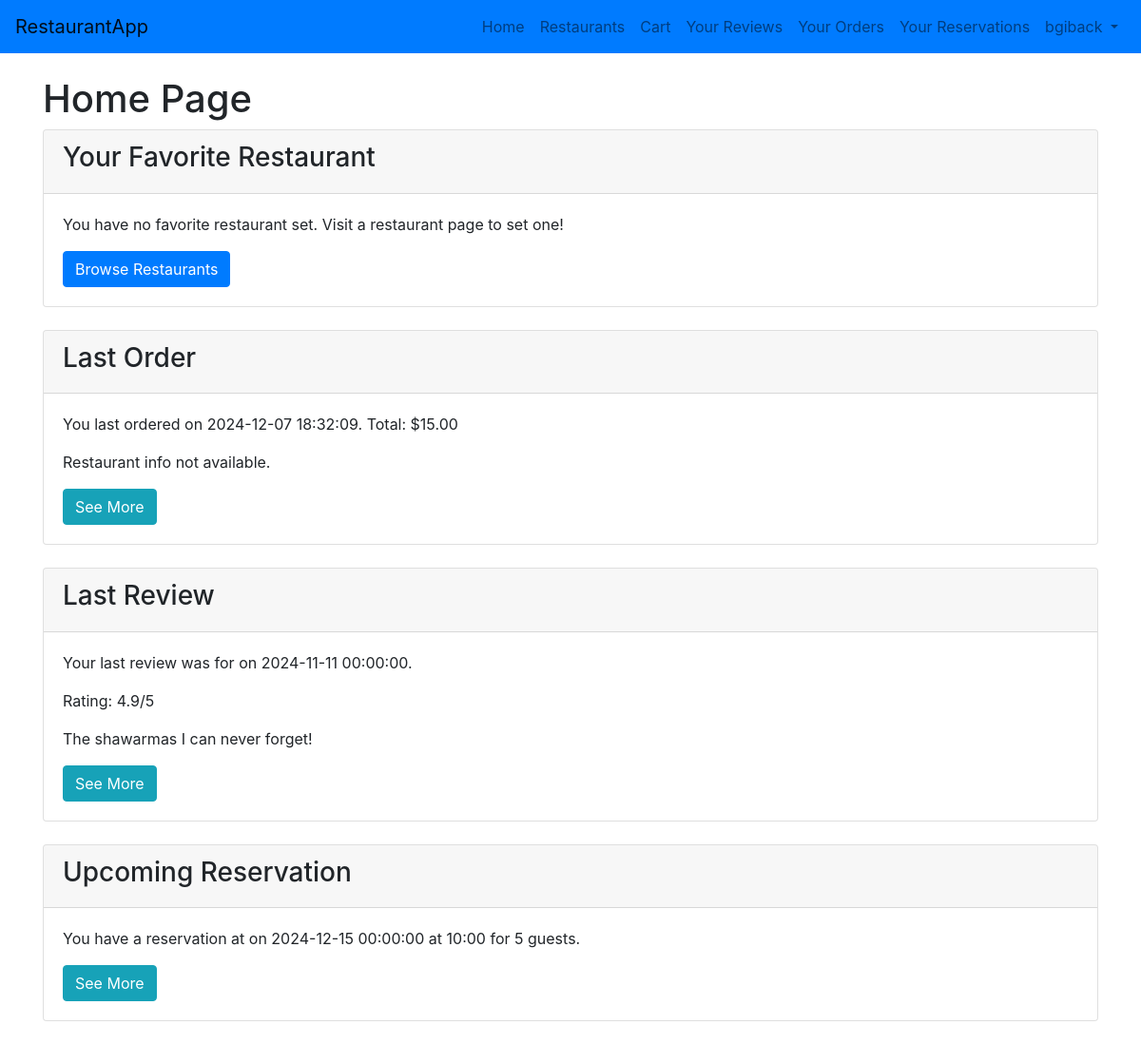
Page /home (signed in) on the committed database.
### tables this page shows
CREATE TABLE User (
    UserID INTEGER PRIMARY KEY AUTOINCREMENT,
    Name VARCHAR(100),
    Email VARCHAR(100) UNIQUE,
    Password VARCHAR(100),
    Phone VARCHAR(15),
    Location VARCHAR(255),
    Longitude DOUBLE, 
    Latitude DOUBLE,
    Role VARCHAR(50) DEFAULT 'customer', -- 'customer', 'restaurant_admin', 'super_admin'
    ManagedRestaurantID INT,
    FOREIGN KEY (ManagedRestaurantID) REFERENCES Restaurant(RestaurantID)
);

CREATE TABLE Orders (
    OrderID INTEGER PRIMARY KEY AUTOINCREMENT,
    UserID INT,
    OrderDate DATETIME,
    OrderTotal DOUBLE,
    DeliveryAddress VARCHAR(255),
    FOREIGN KEY (UserID) REFERENCES User(UserID)
);

CREATE TABLE Review (
    ReviewID INTEGER PRIMARY KEY AUTOINCREMENT,
    UserID INT,
    RestaurantID INT,
    Rating DOUBLE,
    Comment TEXT,
    DatePosted DATETIME,
    FOREIGN KEY (UserID) REFERENCES User(UserID),
    FOREIGN KEY (RestaurantID) REFERENCES Restaurant(RestaurantID)
);

CREATE TABLE Reservation (
    ReservationID INTEGER PRIMARY KEY AUTOINCREMENT,
    UserID INT,
    RestaurantID INT,
    ReservationDate DATE,
    ReservationTime TIME,
    ReservationEndTime TIME,
    NumberOfGuests INT,
    SpecialRequests VARCHAR(255),
    FOREIGN KEY (UserID) REFERENCES User(UserID),
    FOREIGN KEY (RestaurantID) REFERENCES Restaurant(RestaurantID)
);

### app.py (the view)
@app.route('/home')
@login_required
def home():
    if is_super_admin():
        return redirect(url_for('super_admin_home'))
    elif is_restaurant_admin():
        return redirect(url_for('admin_home'))
    conn = get_db_connection()
    fav = conn.execute('SELECT * FROM Favorites WHERE UserID = ?', (current_user.id,)).fetchone()
    favorite_restaurant = None
    if fav:
        favorite_restaurant = conn.execute('SELECT * FROM Restaurant WHERE RestaurantID = ?', (fav['RestaurantID'],)).fetchone()
    last_order = conn.execute('''
        SELECT * FROM Orders
        WHERE UserID = ?
        ORDER BY datetime(OrderDate) DESC
        LIMIT 1
    ''', (current_user.id,)).fetchone()
    last_review = conn.execute('''
        SELECT * FROM Review
        WHERE UserID = ?
        ORDER BY datetime(DatePosted) DESC
        LIMIT 1
    ''', (current_user.id,)).fetchone()
    today = date.today().isoformat()
    upcoming_res = conn.execute('''
        SELECT * FROM Reservation
        WHERE UserID = ?
          AND ReservationDate >= ?
        ORDER BY ReservationDate ASC
        LIMIT 1
    ''', (current_user.id, today)).fetchone()
    conn.close()
    return render_template('home.html',
                           favorite_restaurant=favorite_restaurant,
                           last_order=last_order,
                           last_review=last_review,
                           upcoming_res=upcoming_res)

### app.py (called while the page is built)
def get_db_connection():
    conn = sqlite3.connect(db_path)
    conn.row_factory = sqlite3.Row
    return conn

@login_manager.user_loader
def load_user(user_id):
    return User.get(user_id)

def format_datetime(value):
    try:
        dt = datetime.fromisoformat(value)
        return dt.strftime("%Y-%m-%d %H:%M:%S")
    except ValueError:
        return value  # Return the original value if parsing fails

def is_restaurant_admin():
    return current_user.is_authenticated and current_user.role == 'restaurant_admin'

def is_super_admin():
    return current_user.is_authenticated and current_user.role == 'super_admin'

    @staticmethod
    def get(user_id):
        conn = get_db_connection()
        user = conn.execute('SELECT * FROM User WHERE UserID = ?', (user_id,)).fetchone()
        conn.close()
        if user:
            return User(*user)
        return None

### templates/home.html (shortened to what this page needs)
<!DOCTYPE html>
<html lang="en">
<head>
    <link rel="stylesheet" href="https://stackpath.bootstrapcdn.com/bootstrap/4.5.0/css/bootstrap.min.css">
</head>
<body>
    {% include 'navbar_customer.html' %}
    <div class="container mt-4">
        <h1>Home Page</h1>
        <div class="card mb-4">
            <div class="card-header">
                <h3>Your Favorite Restaurant</h3>
            </div>
            <div class="card-body">
                {% if favorite_rest %}
                    <p><strong>{{ favorite_rest['Name'] }}</strong></p>
                    <a href="{{ url_for('restaurant', restaurant_id=favorite_rest['RestaurantID']) }}" class="btn btn-info">View Details</a>
                    <a href="{{ url_for('unset_favorite', restaurant_id=favorite_rest['RestaurantID']) }}" class="btn btn-danger">Remove Favorite</a>
                {% else %}
                    <p>You have no favorite restaurant set. Visit a restaurant page to set one!</p>
                    <a href="{{ url_for('restaurants') }}" class="btn btn-primary">Browse Restaurants</a>
                {% endif %}
            </div>
        </div>
        <div class="card mb-4">
            <div class="card-header">
                <h3>Last Order</h3>
            </div>
            <div class="card-body">
                {% if last_order %}
                    <p>You last ordered on {{ last_order['OrderDate']|format_datetime }}. Total: ${{ "%.2f"|format(last_order['OrderTotal']) }}</p>
                    {% if last_order_restaurant_name %}
                        <p>From: {{ last_order_restaurant_name }}</p>
                    {% else %}
                        <p>Restaurant info not available.</p>
                    {% endif %}
                    <a href="{{ url_for('orders_all') }}" class="btn btn-info">See More</a>
                {% else %}
                    <p>No orders found.</p>
                {% endif %}
            </div>
        </div>
        <div class="card mb-4">
            <div class="card-header">
                <h3>Last Review</h3>
            </div>
            <div class="card-body">
                {% if last_review %}
                    <p>Your last review was for <strong>{{ last_review['RestaurantName'] }}</strong> on {{ last_review['DatePosted']|format_datetime }}.</p>
                    <p>Rating: {{ last_review['Rating'] }}/5</p>
                    <p>{{ last_review['Comment'] }}</p>
                    <a href="{{ url_for('reviews_overall') }}" class="btn btn-info">See More</a>
                {% else %}
                    <p>No reviews found.</p>
                {% endif %}
            </div>
        </div>
        <div class="card mb-4">
            <div class="card-header">
                <h3>Upcoming Reservation</h3>
            </div>
            <div class="card-body">
                {% if upcoming_res %}
                    <p>You have a reservation at <strong>{{ upcoming_res['RestaurantName'] }}</strong> on {{ upcoming_res['ReservationDate']|format_datetime }} at {{ upcoming_res['ReservationTime'] }} for {{ upcoming_res['NumberOfGuests'] }} guests.</p>
                    <a href="{{ url_for('reservations_all') }}" class="btn btn-info">See More</a>
                {% else %}
                    <p>No upcoming reservations.</p>
                {% endif %}
            </div>
    </div>
</body>
</html>

### templates/navbar_customer.html (shortened to what this page needs)
<nav class="navbar navbar-expand-lg navbar-light bg-primary">
    <a class="navbar-brand" href="{{ url_for('home') }}">RestaurantApp</a>
    <div class="collapse navbar-collapse" id="customerNavbar">
        <ul class="navbar-nav ml-auto">
            <li class="nav-item">
                <a class="nav-link " href="{{ url_for('home') }}">Home</a>
            </li>
            <li class="nav-item">
                <a class="nav-link " href="{{ url_for('restaurants') }}">Restaurants</a>
            </li>
            <li class="nav-item">
                <a class="nav-link " href="{{ url_for('cart') }}">Cart</a>
            </li>
            <li class="nav-item">
                <a class="nav-link " href="{{ url_for('reviews_overall') }}">Your Reviews</a>
            </li>
            <li class="nav-item">
                <a class="nav-link " href="{{ url_for('orders_all') }}">Your Orders</a>
            </li>
            <li class="nav-item">
                <a class="nav-link " href="{{ url_for('reservations_all') }}">Your Reservations</a>
            </li>
            <li class="nav-item dropdown">
                <a class="nav-link dropdown-toggle " href="#" id="profileDropdown" role="button" data-toggle="dropdown" aria-haspopup="true" aria-expanded="false">
                    {{ current_user.name }}
                </a>
            </li>
        </ul>
    </div>
</nav>

### rows in the picture
User: name "bgiback"
Orders: OrderDate "2024-12-07 18:32:09", OrderTotal "15.00"
Review: DatePosted "2024-11-11 00:00:00", Rating "4.9", Comment "The shawarmas I can never forget!"
Reservation: ReservationDate "2024-12-15 00:00:00", ReservationTime "10:00", NumberOfGuests "5"
